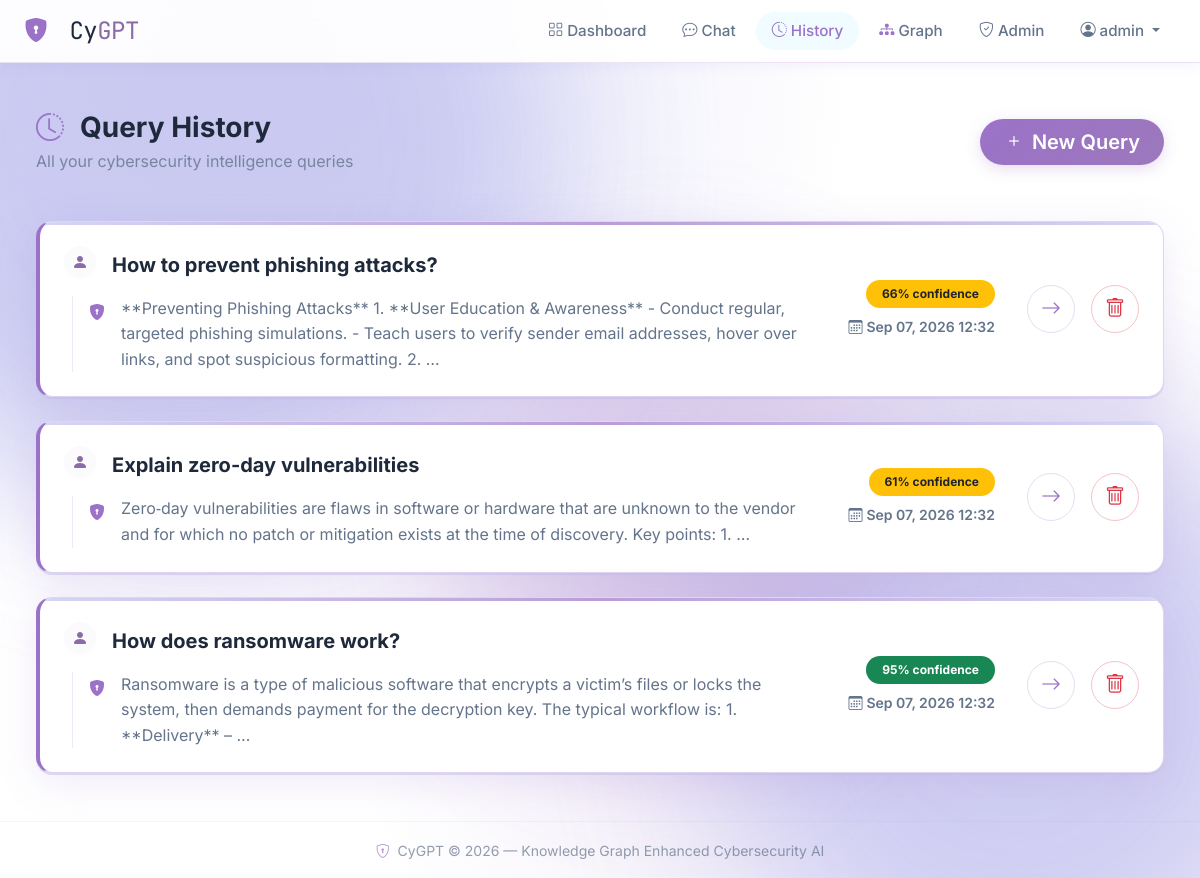
The page /chatbot/history/ (signed in) on the database its author committed.
### users/models.py (models this page shows, shortened)
class CustomUser(AbstractUser):
    ROLE_CHOICES = [
        ('user', 'User'),
        ('admin', 'Admin'),
    ]
    email = models.EmailField(unique=True)
    role = models.CharField(max_length=10, choices=ROLE_CHOICES, default='user')
    bio = models.TextField(blank=True)
    avatar = models.ImageField(upload_to='avatars/', blank=True, null=True)
    created_at = models.DateTimeField(auto_now_add=True)
    USERNAME_FIELD = 'email'
    REQUIRED_FIELDS = ['username']
    @property
    def is_admin_user(self):
        return self.role == 'admin' or self.is_superuser

### chatbot/models.py (models this page shows, shortened)
class UserQuery(models.Model):
    user = models.ForeignKey(settings.AUTH_USER_MODEL, on_delete=models.CASCADE, related_name='queries')
    query = models.TextField()
    ai_response = models.TextField(blank=True)
    confidence_score = models.FloatField(default=0.0)
    knowledge_used = models.TextField(blank=True, help_text='Knowledge entries used in this query')
    created_at = models.DateTimeField(auto_now_add=True)
    class Meta:
        ordering = ['-created_at']

### chatbot/views.py (the view)
# urls.py: path('history/', views.history, name='history'),
@login_required
def history(request):
    queries = UserQuery.objects.filter(user=request.user).select_related().prefetch_related('evaluations')
    return render(request, 'chatbot/history.html', {'queries': queries})

### adminpanel/context_processors.py (called while the page is built)
def active_alerts(request):
    if request.user.is_authenticated:
        alerts = [alert for alert in BroadcastAlert.objects.filter(is_active=True) if alert.is_valid]
        return {'active_alerts': alerts}
    return {'active_alerts': []}

### templates/chatbot/history.html (shortened to what this page needs)
{% extends 'base.html' %}
{% block content %}
<div class="container-fluid py-4 px-4 gsap-history">
  <div class="d-flex justify-content-between align-items-center mb-5 hist-header">
    <div>
      <h3 class="fw-bold mb-1"><i class="bi bi-clock-history me-3 text-cyan"></i>Query History</h3>
      <p class="text-muted fs-6 mb-0" style="opacity:0.8;">All your cybersecurity intelligence queries</p>
    </div>
    <a href="{% url 'chatbot:chat' %}" class="btn btn-cyber-primary btn-lg px-4 rounded-pill">
      <i class="bi bi-plus me-2"></i>New Query
    </a>
  </div>
  {% if queries %}
  <div class="row g-4 hist-list">
    {% for q in queries %}
    <div class="col-12 hist-item">
      <div class="premium-panel p-4 d-flex flex-column flex-lg-row justify-content-between align-items-lg-center gap-4 transition-all" style="border-left: 4px solid var(--cyber-violet); border-radius: 16px;">
        <div class="flex-grow-1">
          <div class="d-flex align-items-start gap-3 mb-2">
            <div class="rounded-circle d-flex align-items-center justify-content-center flex-shrink-0" style="width:32px;height:32px;background:rgba(216,216,246,0.1);">
              <i class="bi bi-person-fill text-cyan-light"></i>
            </div>
            <p class="mb-0 fw-bold fs-5 pt-1">{{ q.query }}</p>
          </div>
          {% if q.ai_response %}
          <div class="d-flex align-items-start gap-3 ms-2 ps-3 mt-3 border-start" style="border-color: rgba(177,143,207,0.2)!important;">
            <i class="bi bi-shield-lock-fill text-cyan mt-1"></i>
            <p class="text-muted mb-0 text-truncate-3" style="max-width: 800px; line-height:1.6;">{{ q.ai_response|truncatewords:30 }}</p>
          </div>
          {% endif %}
        </div>
        <div class="d-flex flex-wrap gap-3 align-items-center flex-shrink-0 ms-lg-4">
          <div class="text-end me-3">
            <span class="badge rounded-pill px-3 py-2 mb-2 {% if q.confidence_score >= 0.7 %}bg-success{% elif q.confidence_score >= 0.4 %}bg-warning text-dark{% else %}bg-danger{% endif %}">
              {% widthratio q.confidence_score 1 100 %}% confidence
            </span>
            <div class="text-muted small fw-semibold"><i class="bi bi-calendar3 me-1"></i>{{ q.created_at|date:"M d, Y H:i" }}</div>
          </div>
          <a href="{% url 'chatbot:query_detail' q.pk %}" class="btn btn-outline-secondary rounded-circle d-flex align-items-center justify-content-center" style="width:48px;height:48px;" title="View Details">
            <i class="bi bi-arrow-right fs-5"></i>
          </a>
          <button class="btn btn-outline-danger rounded-circle d-flex align-items-center justify-content-center delete-btn" style="width:48px;height:48px;" data-id="{{ q.pk }}" data-url="{% url 'chatbot:delete_query' q.pk %}" title="Delete Query">
            <i class="bi bi-trash fs-5"></i>
          </button>
        </div>
      </div>
    </div>
    {% endfor %}
  </div>
  {% endif %}
</div>
{% endblock %}

### templates/base.html (shortened to what this page needs)
<!DOCTYPE html>
<html lang="en" data-bs-theme="light">
<head>
  <link href="https://cdn.jsdelivr.net/npm/bootstrap@5.3.2/dist/css/bootstrap.min.css" rel="stylesheet">
  <link href="https://cdn.jsdelivr.net/npm/bootstrap-icons@1.11.3/font/bootstrap-icons.min.css" rel="stylesheet">
  {% load static %}
  <link rel="stylesheet" href="{% static 'css/custom.css' %}">
</head>
<body class="cyber-body">
<nav class="navbar navbar-expand-lg cyber-navbar sticky-top">
  <div class="container-fluid px-4">
    <a class="navbar-brand cyber-brand" href="/">
      <i class="bi bi-shield-lock-fill text-cyan me-2"></i>
      <span class="brand-text">Cy<span class="text-cyan-light">GPT</span></span>
    </a>
    <div class="collapse navbar-collapse" id="navbarNav">
      <ul class="navbar-nav ms-auto align-items-center gap-1">
        {% if user.is_authenticated %}
          <li class="nav-item"><a class="nav-link cyber-nav-link" href="{% url 'chatbot:dashboard' %}"><i class="bi bi-grid me-1"></i>Dashboard</a></li>
          <li class="nav-item"><a class="nav-link cyber-nav-link" href="{% url 'chatbot:chat' %}"><i class="bi bi-chat-dots me-1"></i>Chat</a></li>
          <li class="nav-item"><a class="nav-link cyber-nav-link" href="{% url 'chatbot:history' %}"><i class="bi bi-clock-history me-1"></i>History</a></li>
          <li class="nav-item"><a class="nav-link cyber-nav-link" href="{% url 'knowledge:graph' %}"><i class="bi bi-diagram-3-fill me-1 text-cyan"></i>Graph</a></li>
          {% if user.is_admin_user %}
            <li class="nav-item"><a class="nav-link cyber-nav-link text-warning" href="{% url 'adminpanel:dashboard' %}"><i class="bi bi-shield-check me-1"></i>Admin</a></li>
          {% endif %}
          <li class="nav-item dropdown">
            <a class="nav-link dropdown-toggle cyber-nav-link" href="#" data-bs-toggle="dropdown">
              <i class="bi bi-person-circle me-1"></i>{{ user.username }}
            </a>
          </li>
        {% else %}
          <li class="nav-item"><a class="nav-link cyber-nav-link" href="{% url 'users:login' %}">Login</a></li>
          <li class="nav-item"><a class="btn btn-cyber-primary btn-sm ms-2" href="{% url 'users:register' %}">Get Started</a></li>
        {% endif %}
      </ul>
    </div>
  </div>
</nav>
<main class="{% block main_class %}container-fluid py-4{% endblock %}">
  {% block content %}{% endblock %}
</main>
<footer class="cyber-footer mt-auto py-3 text-center">
  <small class="text-muted" style="opacity: 0.7;">
    <i class="bi bi-shield-lock text-cyan me-1"></i>
    CyGPT &copy; 2026 — Knowledge Graph Enhanced Cybersecurity AI
  </small>
</footer>
{% load static %}
</body>
</html>

### static/css/custom.css (style rules this page uses)
:root { --cyber-violet: #9B72C8; --cyber-lavender: #C4C4F0; --cyber-bg: #FFFFFF; --cyber-bg-alt: #F8F7FF; --cyber-text: #1E293B; --cyber-text-muted: #64748B; --cyber-surface: rgba(255, 255, 255, 0.95); --cyber-border: rgba(155, 114, 200, 0.35); --cyber-glow: 0 10px 30px rgba(155, 114, 200, 0.3); }
body.cyber-body { background-color: var(--cyber-bg); background-image: radial-gradient(ellipse at 20% 10%, rgba(196, 196, 240, 0.5) 0%, transparent 45%), radial-gradient(ellipse at 80% 80%, rgba(155, 114, 200, 0.2) 0%, transparent 45%); font-family: 'Inter', sans-serif; color: var(--cyber-text); min-height: 100vh; position: relative; overflow-x: hidden; }
.cyber-navbar { background: rgba(255, 255, 255, 0.95) !important; backdrop-filter: blur(20px); border-bottom: 1px solid rgba(155, 114, 200, 0.2); box-shadow: 0 2px 12px rgba(155, 114, 200, 0.1); z-index: 100; transition: background 0.3s ease, box-shadow 0.3s ease; }
.cyber-brand { font-family: 'JetBrains Mono', monospace; font-size: 1.5rem; text-decoration: none; color: var(--cyber-text) !important; letter-spacing: -0.5px; }
.cyber-nav-link { color: var(--cyber-text-muted) !important; transition: all 0.3s ease; padding: .5rem 1rem !important; border-radius: 20px; font-size: .95rem; font-weight: 500; }
.premium-panel { background: #FFFFFF; border-radius: 24px; border: 1px solid rgba(155, 114, 200, 0.3); box-shadow: 0 10px 40px rgba(155, 114, 200, 0.15), 0 2px 0 rgba(196,196,240,0.5); transition: transform 0.4s cubic-bezier(0.175, 0.885, 0.32, 1.275), box-shadow 0.4s ease; position: relative; overflow: hidden; }
.premium-panel::after { content: ''; position: absolute; top: 0; left: 0; right: 0; height: 3px; background: linear-gradient(90deg, var(--cyber-lavender), var(--cyber-violet), var(--cyber-lavender)); border-radius: 24px 24px 0 0; opacity: 0.7; }
.btn-cyber-primary { background: linear-gradient(135deg, var(--cyber-violet), #9C78BC); color: #fff; border: none; font-weight: 600; transition: all 0.3s ease; border-radius: 14px; box-shadow: 0 4px 15px rgba(177, 143, 207, 0.3); }
.btn-outline-secondary { border-radius: 14px; border: 1px solid rgba(177, 143, 207, 0.3); color: var(--cyber-violet); background: transparent; }
.text-cyan { color: var(--cyber-violet) !important; }
.text-cyan-light { color: #8A6BA8 !important; }
.text-muted { color: var(--cyber-text-muted) !important; }
.cyber-footer { border-top: 1px solid rgba(177, 143, 207, 0.1); background: transparent; }
.btn-outline-danger { border-radius: 14px; border: 1px solid rgba(220, 53, 69, 0.3); transition: all 0.3s ease; }

### rows shown on the page
CustomUser: username "admin"
UserQuery: query "How to prevent phishing attacks?", ai_response "**Preventing Phishing Attacks** 1. **User Education & Awareness** - Conduct regular, targeted phishing simulations. - Teach users to verify sender email addresses, hover over links, and spot suspicious formatting. 2. …", confidence_score "66", created_at "Sep 07, 2026 12:32"
UserQuery: query "Explain zero-day vulnerabilities", ai_response "Zero‑day vulnerabilities are flaws in software or hardware that are unknown to the vendor and for which no patch or mitigation exists at the time of discovery. Key points: 1. …", confidence_score "61", created_at "Sep 07, 2026 12:32"
UserQuery: query "How does ransomware work?", ai_response "Ransomware is a type of malicious software that encrypts a victim’s files or locks the system, then demands payment for the decryption key. The typical workflow is: 1. **Delivery** – …", confidence_score "95", created_at "Sep 07, 2026 12:32"
